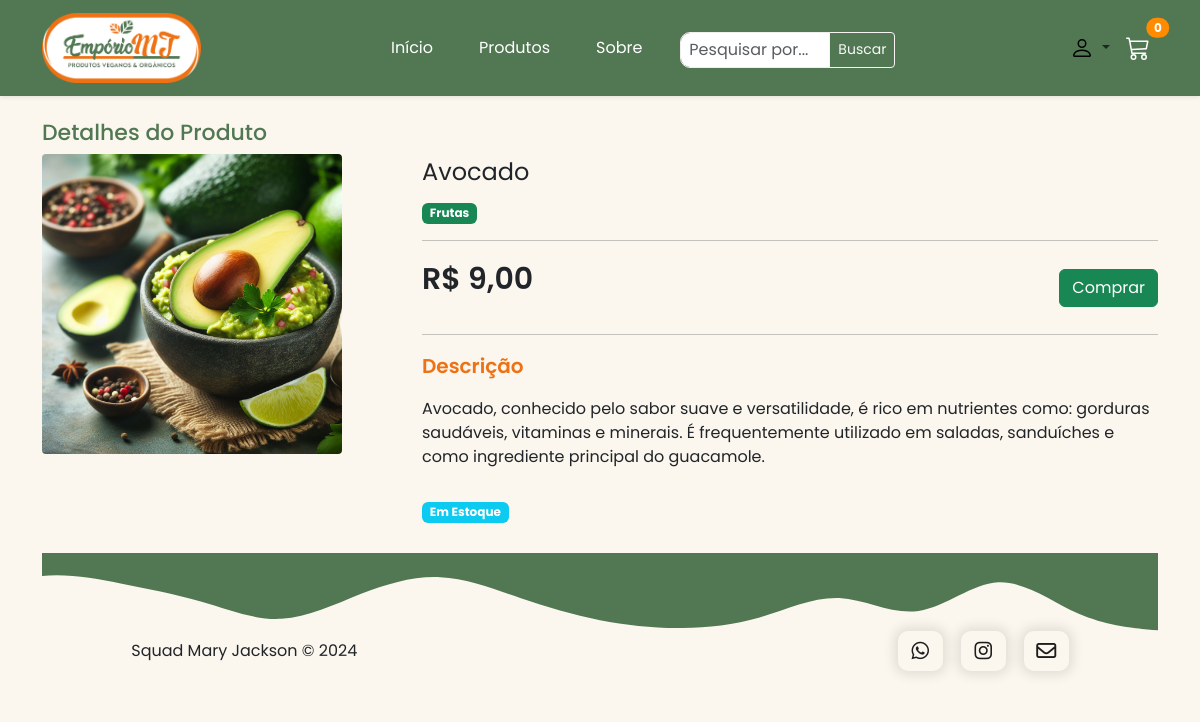
Before: /produto-detalhe/24 with the older database file.
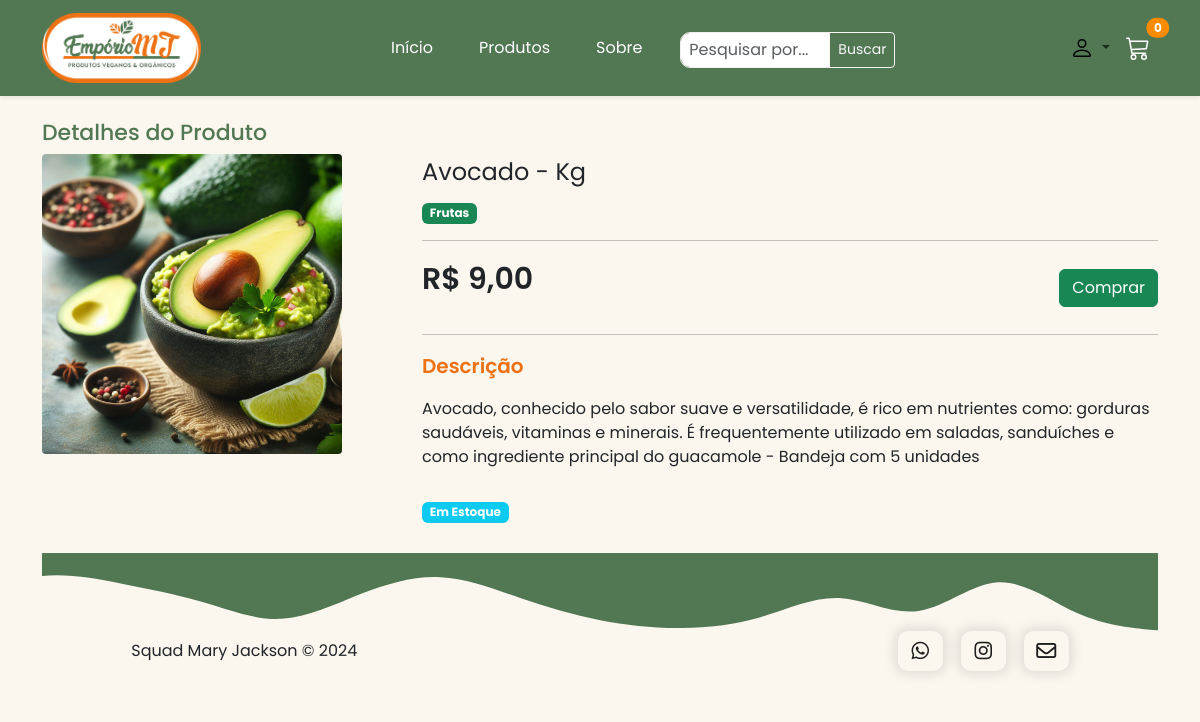
After: the same page with the newer database file.
### app_MJ/models.py (models this page shows, shortened)
class Produto(models.Model):
    nome_produto = models.CharField(max_length=200, default='')
    categoria = models.ForeignKey(Categoria, on_delete=models.CASCADE, default=1)
    descricao = models.TextField()
    quantidade = models.IntegerField(default=0)
    imagem = models.ImageField(upload_to="", null=True, blank=True)
    preco = models.DecimalField(max_digits=5, decimal_places=2)
    data_produto = models.DateTimeField(default=datetime.now, blank=True)

class Categoria(models.Model):
    nome = models.CharField(max_length=200)
    slug = models.SlugField(max_length=200, unique=True)
    def __str__(self):
        return self.nome

### app_MJ/views.py (the view)
# urls.py: path('produto-detalhe/<int:produto_id>', produto_detalhe, name="produto_detalhe"),
def produto_detalhe(request, produto_id):
    produto = get_object_or_404(Produto, pk=produto_id)
    return render(request, 'produto_detalhe.html', {'produto': produto})

### templates/produto_detalhe.html (shortened to what this page needs)
{% extends 'base.html' %}
{% load static %}
{% block content %}
{% block css %}
  <link rel="stylesheet" href="{% static 'css/style.css' %}">
{% endblock %}
<div class="container mt-4">
    <h6 style="font-size: 22px;">Detalhes do Produto</h6>
    <div class="row">
      <div class="col-12 col-md-4">
        <img src="{{produto.imagem.url}}" alt="{{produto.nome_produto}}" width="300" style="border-radius: 4px; max-width: 100%;">
      </div>
      <div class="col-12 col-md-8">
        <p class="title">{{ produto.nome_produto }}</p>
        <p><span class="badge bg-success">{{ produto.categoria }}</span></p>
        <hr>
        <div class="d-flex justify-content-between align-items-center mt-3">
          <p class="value">R$ {{ produto.preco }}</p>
          <div class="text-end">
              <a href="{% url 'carrinho' %}" class="btn btn-success">Comprar</a>
          </div>
      </div>
      <hr>
        <p class="subtitle" style="font-size: 20px;">Descrição</p>
        <p class="content">{{ produto.descricao }}</p>
        {% if produto.quantidade >= 1  %}
        <div style="margin: 30px 0;">
          <p><span class="badge bg-info">Em Estoque</span></p>
          {% else %}
          <p><span class="badge bg-danger">Produto Indisponível</span></p>
        </div>
        {% endif %}
      </div>
    </div>
</div>
{% endblock %}

Changed rows visible on the page:
changed Produto "Frutas": nome_produto "Avocado" → "Avocado - Kg"; descricao "…como ingrediente principal do guacamole." → "…como ingrediente principal do guacamole - Bandeja com 5 unidades"
